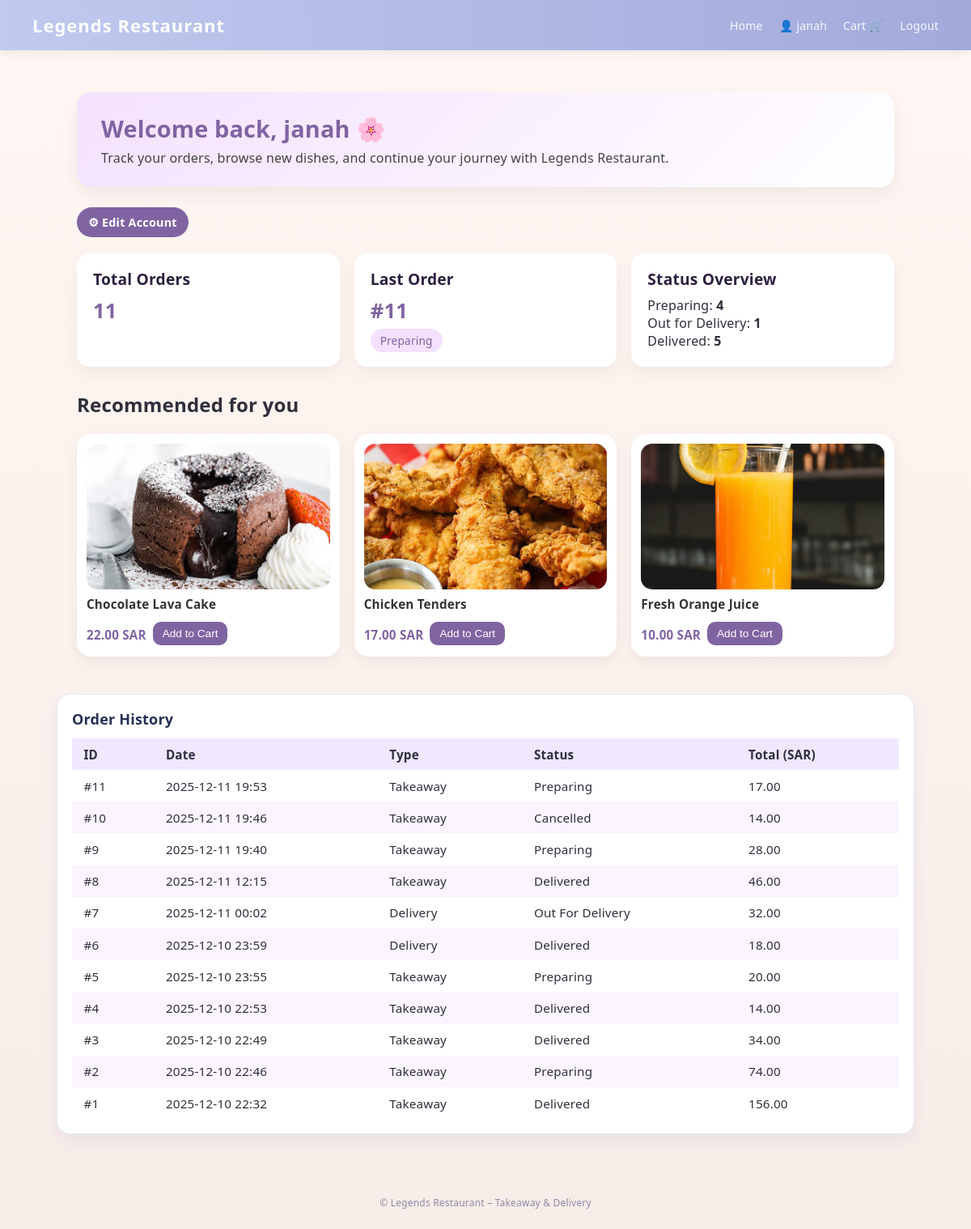
Page /customer/dashboard/ (signed in) on the committed database.
### restaurant/models.py (models this page shows, shortened)
class User(AbstractUser):
    ROLE_CHOICES = [
        ("customer", "Customer"),
        ("staff", "Staff"),
        ("manager", "Manager"),
    ]
    role = models.CharField(
        max_length=20,
        choices=ROLE_CHOICES,
        default="customer",
    )
    phone = models.CharField(max_length=20, blank=True, null=True)
    address = models.CharField(max_length=255, blank=True, null=True)
    hired_at = models.DateTimeField(blank=True, null=True)
    salary = models.DecimalField(
        max_digits=10,
        decimal_places=2,
        blank=True,
        null=True,
    )

class Order(models.Model):
    STATUS_CHOICES = [
        ('pending', 'Pending'),
        ("preparing", "Preparing"),
        ("out_for_delivery", "Out For Delivery"),
        ("delivered", "Delivered"),
        ('cancelled', 'Cancelled'),
    ]
    TYPE_CHOICES = [
        ("takeaway", "Takeaway"),
        ("delivery", "Delivery"),
    ]
    user = models.ForeignKey(
        User,
        on_delete=models.CASCADE,
        related_name="orders",
    )
    status = models.CharField(
        max_length=30,
        choices=STATUS_CHOICES,
        default="pending"
    )
    order_type = models.CharField(
        max_length=30,
        choices=TYPE_CHOICES,
        default="takeaway",
    )
    total = models.DecimalField(max_digits=8, decimal_places=2, default=0)
    notes = models.CharField(max_length=255, blank=True, null=True)
    created_at = models.DateTimeField(auto_now_add=True)
    is_paid = models.BooleanField(default=False)

class MenuItem(models.Model):
    CATEGORY_CHOICES = [
        ("drinks", "Drinks"),
        ("main", "Main Dishes"),
        ("appetizers", "Appetizers"),
        ("sweet", "Sweet"),
        ("special", "Special Dishes"),
    ]
    name = models.CharField(max_length=150)
    description = models.TextField(blank=True, null=True)
    price = models.DecimalField(max_digits=6, decimal_places=2)
    category = models.CharField(max_length=50, choices=CATEGORY_CHOICES)
    image = models.ImageField(
        upload_to="menu_images/",
        blank=True,
        null=True,
    )
    is_available = models.BooleanField(default=True)

### restaurant/views.py (the view)
# urls.py: path("customer/dashboard/", views.customer_dashboard, name="customer_dashboard"),
@login_required
def customer_dashboard(request):
    if not request.user.is_authenticated:
        return redirect("login")
    if request.user.role == "staff":
        return redirect("staff_dashboard")
    if request.user.role == "manager":
        return redirect("manager_dashboard")
    user = request.user
    orders = Order.objects.filter(user=user).order_by("-created_at")
    total_orders = orders.count()
    last_order = orders.first()
    last_status = None
    if last_order:
        last_status = last_order.get_status_display()
    preparing = orders.filter(status='preparing').count()
    out_for_delivery = orders.filter(status='out_for_delivery').count()
    delivered = orders.filter(status='delivered').count()
    recommendations = MenuItem.objects.filter(is_available=True).order_by('?')[:3]
    highlights = MenuItem.objects.filter(is_available=True).order_by('?')[:4]
    context = {
        "username": user.username,
        "total_orders": total_orders,
        "last_order": last_order,
        "last_status": last_status,
        "preparing": preparing,
        "out_for_delivery": out_for_delivery,
        "delivered": delivered,
        "recommendations": recommendations,
        "highlights": highlights,
        "orders": orders,
    }
    return render(request, "restaurant/customer_dashboard.html", context)

### restaurant/templates/restaurant/customer_dashboard.html (shortened to what this page needs)
{% extends 'restaurant/base.html' %}
{% load static %}
{% block content %}
<link rel="stylesheet" href="{% static 'restaurant/style.css' %}">
<div class="dash-container">
    <div class="welcome-box">
        <div class="welcome-title">Welcome back, {{ username }} 🌸</div>
        <div class="welcome-sub">
            Track your orders, browse new dishes, and continue your journey with Legends Restaurant.
        </div>
    </div>
    <a href="{% url 'edit_customer_account' %}"
   class="edit-account-btn">
    ⚙ Edit Account
</a>
    <div class="grid-3">
        <div class="dash-card">
            <div class="dash-title">Total Orders</div>
            <div class="dash-number">{{ total_orders }}</div>
        </div>
        <div class="dash-card">
            <div class="dash-title">Last Order</div>
            {% if last_order %}
                <div class="dash-number">#{{ last_order.id }}</div>
                <span class="badge-status">{{ last_status }}</span>
            {% else %}
                <div class="dash-number">–</div>
                <span class="badge-status">No orders yet</span>
            {% endif %}
        </div>
        <div class="dash-card">
            <div class="dash-title">Status Overview</div>
            <div>Preparing: <strong>{{ preparing }}</strong></div>
            <div>Out for Delivery: <strong>{{ out_for_delivery }}</strong></div>
            <div>Delivered: <strong>{{ delivered }}</strong></div>
        </div>
    </div>
    <h2 style="margin-top: 30px;">Recommended for you</h2>
    <div class="menu-grid">
        {% for item in recommendations %}
        <div class="menu-card">
            {% if item.image %}
            <img src="{{ item.image.url }}" alt="{{ item.name }}">
            {% endif %}
            <div class="menu-title">{{ item.name }}</div>
            <div class="menu-footer">
                <div class="menu-price">{{ item.price }} SAR</div>
                <button class="btn-small">Add to Cart</button>
            </div>
        </div>
        {% empty %}
        <p>No recommendations yet.</p>
        {% endfor %}
    </div>
</div>
<div class="card mt-4">
  <h3 class="card-title">Order History</h3>
  {% if orders %}
    <div class="table-responsive">
      <table class="lr-table">
        <thead>
          <tr>
            <th>ID</th>
            <th>Date</th>
            <th>Type</th>
            <th>Status</th>
            <th>Total (SAR)</th>
          </tr>
        </thead>
        <tbody>
          {% for order in orders %}
          <tr>
            <td>#{{ order.id }}</td>
            <td>{{ order.created_at|date:"Y-m-d H:i" }}</td>
            <td>{{ order.get_order_type_display }}</td>
            <td>{{ order.get_status_display }}</td>
            <td>{{ order.total }}</td>
          </tr>
          {% endfor %}
        </tbody>
      </table>
    </div>
  {% else %}
    <p class="card-muted">You have no orders yet.</p>
  {% endif %}
</div>
{% endblock %}

### restaurant/templates/restaurant/base.html (shortened to what this page needs)
{% load static %}
<!DOCTYPE html>
<html lang="en">
<head>
    <link rel="stylesheet" href="{% static 'restaurant/style.css' %}">
</head>
<body class="lr-body">
    <header class="lr-header">
        <div class="lr-logo">Legends Restaurant</div>
        <nav class="lr-nav">
            {% if request.resolver_match.url_name == 'manager_reports' %}
                <a href="{% url 'manager_dashboard' %}">Back</a>
                <a href="{% url 'logout' %}">Logout</a>
            {% else %}
                <a href="{% url 'home' %}">Home</a>
                {% if request.user.is_authenticated %}
                    {% if request.user.role == "customer" %}
                        <a href="{% url 'customer_dashboard' %}" class="nav-account">
                            👤 {{ request.user.username }}
                        </a>
                        <a href="{% url 'cart_view' %}">Cart 🛒</a>
                        <a href="{% url 'logout' %}">Logout</a>
                    {% else %}
                        <a href="#" class="nav-account">
                            👤 {{ request.user.username }}
                        </a>
                        <a href="{% url 'logout' %}">Logout</a>
                    {% endif %}
                {% else %}
                    <a href="{% url 'login' %}">Login</a>
                {% endif %}
            {% endif %}
        </nav>
    </header>
    <main class="lr-main">
        {% block content %}{% endblock %}
    </main>
    <footer class="lr-footer">
        © {{ now|date:"Y" }} Legends Restaurant – Takeaway &amp; Delivery
    </footer>
</body>
</html>

### restaurant/static/restaurant/style.css (style rules this page uses)
:root { --cream: #FFF2E0; --powder: #C0C9EE; --periwinkle: #A2AADB; --indigo: #898AC4; --bg: var(--cream); --bg-grad: linear-gradient(180deg, var(--cream) 0%, #fdf1e7 15%, #f6f2ff 100%); --panel: #ffffff; --panel-border: #e6e9f7; --muted: #5b5f7a; --text: #2b2d3a; --brand: var(--indigo); --brand-2: var(--periwinkle); --ok: #1fa97b; --warn: #d9a227; --danger: #d85b5b; --radius: 16px; --shadow: 0 14px 30px rgba(137, 138, 196, .18); --soft: 0 8px 18px rgba(137, 138, 196, .12); }
* { box-sizing: border-box }
html, body { height: 100% }
body { margin: 0; font-family: ui-sans-serif, system-ui, -apple-system, "Segoe UI", Arial, sans-serif; color: var(--text); background: var(--bg-grad); letter-spacing: .2px; }
.grid-3 { grid-template-columns: repeat(3, 1fr) }
.card { background: var(--panel); border: 1px solid var(--panel-border); border-radius: var(--radius); padding: 18px; box-shadow: var(--soft); transition: transform .18s ease, box-shadow .18s ease; }
.card-title { margin: 0 0 10px 0; font-size: 18px; font-weight: 800; color: #263056 }
.mt-4 { margin-top: 26px }
.lr-body { margin: 0; font-family: system-ui, -apple-system, BlinkMacSystemFont, "Segoe UI", sans-serif; background-color: #FFF2E0; color: #2f2f3b; }
.lr-header { display: flex; justify-content: space-between; align-items: center; padding: 16px 40px; background: linear-gradient(90deg, #C0C9EE, #A2AADB); color: #fff; box-shadow: 0 3px 10px rgba(0, 0, 0, 0.08); }
.lr-logo { font-weight: 700; font-size: 22px; letter-spacing: 1px; }
.lr-nav a { margin-left: 16px; text-decoration: none; color: #f7f7ff; font-size: 14px; font-weight: 500; }
.lr-main { max-width: 1100px; margin: 0 auto; padding: 32px 20px 60px; }
.lr-footer { text-align: center; font-size: 12px; padding: 16px 0 24px; color: #8a8ba8; }
.lr-table { width: 100%; border-collapse: collapse; margin-top: 0.75rem; font-size: 0.95rem; }
.lr-table thead { background: #f0e8ff; }
.lr-table th, .lr-table td { padding: 0.6rem 0.9rem; text-align: left; }
.lr-table tbody tr:nth-child(even) { background: #faf5ff; }
body { font-family: "Segoe UI", sans-serif; background: linear-gradient(to bottom, #fff7f3, #f8ece8); margin: 0; padding: 0; color: #333; }
.menu-grid { display: flex; flex-direction: column; gap: 20px; }
.menu-card { display: flex; align-items: center; background: white; border-radius: 16px; padding: 18px; box-shadow: 0 4px 14px rgba(0,0,0,0.08); }
.menu-price, .menu-category { font-weight: 600; color: #4b4a78; margin-top: 5px; }
.menu-grid { display: flex; flex-direction: column; gap: 16px; }
.menu-card { display: flex; justify-content: space-between; align-items: flex-start; background: #ffffff; border-radius: 16px; padding: 16px 20px; box-shadow: 0 6px 18px rgba(0,0,0,0.08); }
.menu-price, .menu-category { font-size: 14px; font-weight: 600; color: #4b4a78; margin-bottom: 2px; }
.btn-small { padding: 7px 14px; border-radius: 10px; border: none; font-size: 14px; cursor: pointer; text-decoration: none; display: inline-block; text-align: center; transition: 0.2s; }

### rows in the picture
User: user.username "janah", username "janah"
Order: id "11", created_at "2025-12-11 19:53", order_type "Takeaway", status "Preparing", total "17.00"
MenuItem: image (picture), name "Chocolate Lava Cake", price "22.00"
MenuItem: image (picture), name "Chicken Tenders", price "17.00"
MenuItem: image (picture), name "Fresh Orange Juice", price "10.00"
Order: id "10", created_at "2025-12-11 19:46", order_type "Takeaway", status "Cancelled", total "14.00"
Order: id "9", created_at "2025-12-11 19:40", order_type "Takeaway", status "Preparing", total "28.00"
Order: id "8", created_at "2025-12-11 12:15", order_type "Takeaway", status "Delivered", total "46.00"
Order: id "7", created_at "2025-12-11 00:02", order_type "Delivery", status "Out For Delivery", total "32.00"
Order: id "6", created_at "2025-12-10 23:59", order_type "Delivery", status "Delivered", total "18.00"
Order: id "5", created_at "2025-12-10 23:55", order_type "Takeaway", status "Preparing", total "20.00"
Order: id "4", created_at "2025-12-10 22:53", order_type "Takeaway", status "Delivered", total "14.00"
Order: id "3", created_at "2025-12-10 22:49", order_type "Takeaway", status "Delivered", total "34.00"
Order: id "2", created_at "2025-12-10 22:46", order_type "Takeaway", status "Preparing", total "74.00"
Order: id "1", created_at "2025-12-10 22:32", order_type "Takeaway", status "Delivered", total "156.00"

### other values in the picture
{{ total_orders }} "11"
{{ last_status }} "Preparing"
{{ preparing }} "4"
{{ out_for_delivery }} "1"
{{ delivered }} "5"
